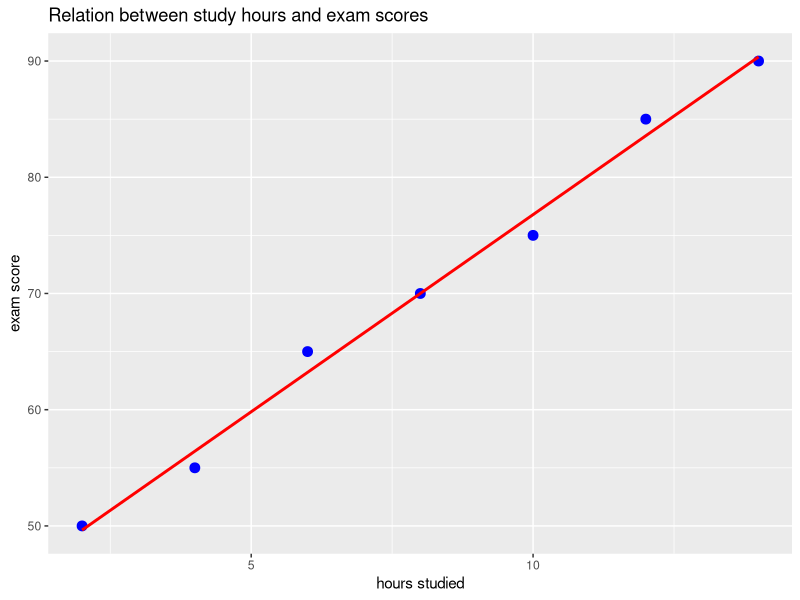

The R source for this figure:
## ---- chunk 1
#| label: Step 1 create data set
set.seed(123)
hours_studied <- c(2, 4, 6, 8, 10, 12, 14)
exam_score <- c(50, 55, 65, 70, 75, 85, 90)
## ---- chunk 2
#| label: Now we create a data frame
data <- data.frame(hours_studied, exam_score)
## ---- chunk 3
library(ggplot2)

ggplot(data, aes(x = hours_studied, y = exam_score)) +
  geom_point(color = "blue", size = 3) +
  geom_smooth(method = "lm", se = FALSE, color = "red") +
  labs(title = "Relation between study hours and exam scores",
       x = "hours studied",
       y = "exam score")

## ---- chunk 4
cor.test(data$hours_studied, data$exam_score)
